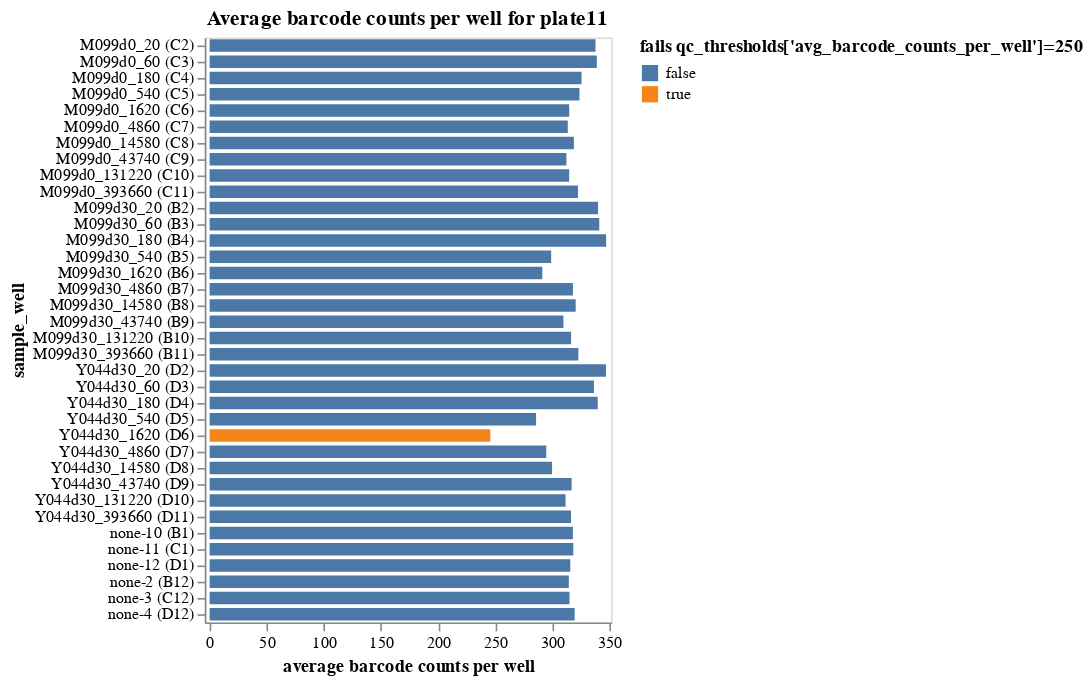

Notebook cell for this chart:
### Markdown cell above
Plot average counts per barcode.
If a sample has inadequate barcode counts, it may not have good enough statistics for accurate analysis, and a QC-threshold is applied:

### Code cell
avg_barcode_counts = (
    counts.groupby(
        ["well", "serum_replicate", "sample_well"],
        dropna=False,
        as_index=False,
    )
    .aggregate(avg_count=pd.NamedAgg("count", "mean"))
    .assign(
        fails_qc=lambda x: (
            x["avg_count"] < qc_thresholds['avg_barcode_counts_per_well']
        ),
    )
)

avg_barcode_counts_chart = (
    alt.Chart(avg_barcode_counts)
    .add_params(serum_selection)
    .transform_filter(serum_selection)
    .encode(
        alt.X(
            "avg_count",
            title="average barcode counts per well",
            scale=alt.Scale(nice=False, padding=3),
        ),
        alt.Y("sample_well", sort=sample_wells),
        alt.Color(
            "fails_qc",
            title=f"fails {qc_thresholds['avg_barcode_counts_per_well']=}",
            legend=alt.Legend(titleLimit=500),
        ),
        tooltip=[
            alt.Tooltip(c, format=".3g") if avg_barcode_counts[c].dtype == float else c
            for c in avg_barcode_counts.columns
        ],
    )
    .mark_bar(height={"band": 0.85})
    .properties(
        height=alt.Step(10),
        width=250,
        title=f"Average barcode counts per well for {plate}",
    )
    .configure_axis(grid=False)
)

display(avg_barcode_counts_chart)

# drop wells failing QC
avg_barcode_counts_per_well_drops = list(avg_barcode_counts.query("fails_qc")["well"])
print(
    f"\nDropping {len(avg_barcode_counts_per_well_drops)} wells for failing "
    f"{qc_thresholds['avg_barcode_counts_per_well']=}: "
    + str(avg_barcode_counts_per_well_drops)
)
qc_drops["wells"].update(
    {w: "avg_barcode_counts_per_well" for w in avg_barcode_counts_per_well_drops}
)
counts = counts[~counts["well"].isin(qc_drops["wells"])]

### Figure 1 — Vega-Lite specification as saved in the notebook (floating-point values rounded to 4 significant figures; data arrays with more than 128 entries replaced by an {"elided": "..."} marker saying what was removed)
{"config": {"view": {"continuousWidth": 300, "continuousHeight": 300}, "axis": {"grid": false}}, "data": {"name": "data-332c6d5ff89cbe54867a5c99174e90ea"}, "mark": {"type": "bar", "height": {"band": 0.85}}, "encoding": {"color": {"field": "fails_qc", "legend": {"titleLimit": 500}, "title": "fails qc_thresholds['avg_barcode_counts_per_well']=250", "type": "nominal"}, "tooltip": [{"field": "well", "type": "nominal"}, {"field": "serum_replicate", "type": "nominal"}, {"field": "sample_well", "type": "nominal"}, {"field": "avg_count", "format": ".3g", "type": "quantitative"}, {"field": "fails_qc", "type": "nominal"}], "x": {"field": "avg_count", "scale": {"nice": false, "padding": 3}, "title": "average barcode counts per well", "type": "quantitative"}, "y": {"field": "sample_well", "sort": {"elided": "144 str values"}, "type": "nominal"}}, "height": {"step": 10}, "params": [{"name": "param_9", "select": {"type": "point", "fields": ["serum_replicate"]}, "bind": {"input": "select", "options": [null, "M099d0", "M099d30", "Y044d30", "none-10", "none-11", "none-12", "none-2", "none-3", "none-4"], "labels": ["all", "M099d0", "M099d30", "Y044d30", "none-10", "none-11", "none-12", "none-2", "none-3", "none-4"], "name": "serum"}}], "title": "Average barcode counts per well for plate11", "transform": [{"filter": {"param": "param_9"}}], "width": 250, "$schema": "https://vega.github.io/schema/vega-lite/v5.16.3.json", "datasets": {"data-332c6d5ff89cbe54867a5c99174e90ea": [{"well": "B1", "serum_replicate": "none-10", "sample_well": "none-10 (B1)", "avg_count": 318.2, "fails_qc": false}, {"well": "B10", "serum_replicate": "M099d30", "sample_well": "M099d30_131220 (B10)", "avg_count": 316.6, "fails_qc": false}, {"well": "B11", "serum_replicate": "M099d30", "sample_well": "M099d30_393660 (B11)", "avg_count": 323.0, "fails_qc": false}, {"well": "B12", "serum_replicate": "none-2", "sample_well": "none-2 (B12)", "avg_count": 314.6, "fails_qc": false}, {"well": "B2", "serum_replicate": "M099d30", "sample_well": "M099d30_20 (B2)", "avg_count": 340.2, "fails_qc": false}, {"well": "B3", "serum_replicate": "M099d30", "sample_well": "M099d30_60 (B3)", "avg_count": 341.3, "fails_qc": false}, {"well": "B4", "serum_replicate": "M099d30", "sample_well": "M099d30_180 (B4)", "avg_count": 347.3, "fails_qc": false}, {"well": "B5", "serum_replicate": "M099d30", "sample_well": "M099d30_540 (B5)", "avg_count": 299.2, "fails_qc": false}, {"well": "B6", "serum_replicate": "M099d30", "sample_well": "M099d30_1620 (B6)", "avg_count": 291.4, "fails_qc": false}, {"well": "B7", "serum_replicate": "M099d30", "sample_well": "M099d30_4860 (B7)", "avg_count": 318.2, "fails_qc": false}, {"well": "B8", "serum_replicate": "M099d30", "sample_well": "M099d30_14580 (B8)", "avg_count": 320.6, "fails_qc": false}, {"well": "B9", "serum_replicate": "M099d30", "sample_well": "M099d30_43740 (B9)", "avg_count": 309.9, "fails_qc": false}, {"well": "C1", "serum_replicate": "none-11", "sample_well": "none-11 (C1)", "avg_count": 318.6, "fails_qc": false}, {"well": "C10", "serum_replicate": "M099d0", "sample_well": "M099d0_131220 (C10)", "avg_count": 314.9, "fails_qc": false}, {"well": "C11", "serum_replicate": "M099d0", "sample_well": "M099d0_393660 (C11)", "avg_count": 322.6, "fails_qc": false}, {"well": "C12", "serum_replicate": "none-3", "sample_well": "none-3 (C12)", "avg_count": 315.2, "fails_qc": false}, {"well": "C2", "serum_replicate": "M099d0", "sample_well": "M099d0_20 (C2)", "avg_count": 338.0, "fails_qc": false}, {"well": "C3", "serum_replicate": "M099d0", "sample_well": "M099d0_60 (C3)", "avg_count": 339.2, "fails_qc": false}, {"well": "C4", "serum_replicate": "M099d0", "sample_well": "M099d0_180 (C4)", "avg_count": 325.8, "fails_qc": false}, {"well": "C5", "serum_replicate": "M099d0", "sample_well": "M099d0_540 (C5)", "avg_count": 323.9, "fails_qc": false}, {"well": "C6", "serum_replicate": "M099d0", "sample_well": "M099d0_1620 (C6)", "avg_count": 315.0, "fails_qc": false}, {"well": "C7", "serum_replicate": "M099d0", "sample_well": "M099d0_4860 (C7)", "avg_count": 313.7, "fails_qc": false}, {"well": "C8", "serum_replicate": "M099d0", "sample_well": "M099d0_14580 (C8)", "avg_count": 319.1, "fails_qc": false}, {"well": "C9", "serum_replicate": "M099d0", "sample_well": "M099d0_43740 (C9)", "avg_count": 312.5, "fails_qc": false}, {"well": "D1", "serum_replicate": "none-12", "sample_well": "none-12 (D1)", "avg_count": 315.9, "fails_qc": false}, {"well": "D10", "serum_replicate": "Y044d30", "sample_well": "Y044d30_131220 (D10)", "avg_count": 311.8, "fails_qc": false}, {"well": "D11", "serum_replicate": "Y044d30", "sample_well": "Y044d30_393660 (D11)", "avg_count": 316.6, "fails_qc": false}, {"well": "D12", "serum_replicate": "none-4", "sample_well": "none-4 (D12)", "avg_count": 319.7, "fails_qc": false}, {"well": "D2", "serum_replicate": "Y044d30", "sample_well": "Y044d30_20 (D2)", "avg_count": 347.2, "fails_qc": false}, {"well": "D3", "serum_replicate": "Y044d30", "sample_well": "Y044d30_60 (D3)", "avg_count": 336.6, "fails_qc": false}, {"well": "D4", "serum_replicate": "Y044d30", "sample_well": "Y044d30_180 (D4)", "avg_count": 340.0, "fails_qc": false}, {"well": "D5", "serum_replicate": "Y044d30", "sample_well": "Y044d30_540 (D5)", "avg_count": 286.0, "fails_qc": false}, {"well": "D6", "serum_replicate": "Y044d30", "sample_well": "Y044d30_1620 (D6)", "avg_count": 245.9, "fails_qc": true}, {"well": "D7", "serum_replicate": "Y044d30", "sample_well": "Y044d30_4860 (D7)", "avg_count": 294.9, "fails_qc": false}, {"well": "D8", "serum_replicate": "Y044d30", "sample_well": "Y044d30_14580 (D8)", "avg_count": 300.0, "fails_qc": false}, {"well": "D9", "serum_replicate": "Y044d30", "sample_well": "Y044d30_43740 (D9)", "avg_count": 317.1, "fails_qc": false}]}}
